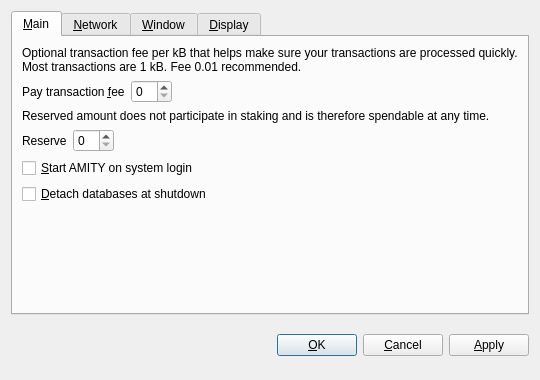
<?xml version="1.0" encoding="UTF-8"?>
<ui version="4.0">
 <class>OptionsDialog</class>
 <widget class="QDialog" name="OptionsDialog">
  <property name="geometry">
   <rect>
    <x>0</x>
    <y>0</y>
    <width>540</width>
    <height>380</height>
   </rect>
  </property>
  <property name="windowTitle">
   <string>Options</string>
  </property>
  <property name="modal">
   <bool>true</bool>
  </property>
  <layout class="QVBoxLayout" name="verticalLayout">
   <item>
    <widget class="QTabWidget" name="tabWidget">
     <property name="tabPosition">
      <enum>QTabWidget::North</enum>
     </property>
     <property name="currentIndex">
      <number>0</number>
     </property>
     <widget class="QWidget" name="tabMain">
      <attribute name="title">
       <string>&amp;Main</string>
      </attribute>
      <layout class="QVBoxLayout" name="verticalLayout_Main">
       <item>
        <widget class="QLabel" name="transactionFeeInfoLabel">
         <property name="text">
          <string>Optional transaction fee per kB that helps make sure your transactions are processed quickly. Most transactions are 1 kB. Fee 0.01 recommended.</string>
         </property>
         <property name="textFormat">
          <enum>Qt::PlainText</enum>
         </property>
         <property name="wordWrap">
          <bool>true</bool>
         </property>
        </widget>
       </item>
       <item>
        <layout class="QHBoxLayout" name="horizontalLayoutFee">
         <item>
          <widget class="QLabel" name="transactionFeeLabel">
           <property name="text">
            <string>Pay transaction &amp;fee</string>
           </property>
           <property name="textFormat">
            <enum>Qt::PlainText</enum>
           </property>
           <property name="buddy">
            <cstring>transactionFee</cstring>
           </property>
          </widget>
         </item>
         <item>
          <widget class="BitcoinAmountField" name="transactionFee"/>
         </item>
         <item>
          <spacer name="horizontalSpacerFee">
           <property name="orientation">
            <enum>Qt::Horizontal</enum>
           </property>
           <property name="sizeHint" stdset="0">
            <size>
             <width>40</width>
             <height>20</height>
            </size>
           </property>
          </spacer>
         </item>
        </layout>
       </item>
       <item>
        <widget class="QLabel" name="reserveBalanceInfoLabel">
         <property name="text">
          <string>Reserved amount does not participate in staking and is therefore spendable at any time.</string>
         </property>
         <property name="textFormat">
          <enum>Qt::PlainText</enum>
         </property>
         <property name="wordWrap">
          <bool>true</bool>
         </property>
        </widget>
       </item>
       <item>
        <layout class="QHBoxLayout" name="horizontalLayoutReserveBalance">
         <item>
          <widget class="QLabel" name="reserveBalanceLabel">
           <property name="text">
            <string>Reserve</string>
           </property>
           <property name="textFormat">
            <enum>Qt::PlainText</enum>
           </property>
           <property name="buddy">
            <cstring>reserveBalance</cstring>
           </property>
          </widget>
         </item>
         <item>
          <widget class="BitcoinAmountField" name="reserveBalance"/>
         </item>
         <item>
          <spacer name="horizontalSpacerReserveBalance">
           <property name="orientation">
            <enum>Qt::Horizontal</enum>
           </property>
           <property name="sizeHint" stdset="0">
            <size>
             <width>40</width>
             <height>20</height>
            </size>
           </property>
          </spacer>
         </item>
        </layout>
       </item>
       <item>
        <widget class="QCheckBox" name="bitcoinAtStartup">
         <property name="toolTip">
          <string>Automatically start AMITY after logging in to the system.</string>
         </property>
         <property name="text">
          <string>&amp;Start AMITY on system login</string>
         </property>
        </widget>
       </item>
       <item>
        <widget class="QCheckBox" name="detachDatabases">
         <property name="toolTip">
          <string>Detach block and address databases at shutdown. This means they can be moved to another data directory, but it slows down shutdown. The wallet is always detached.</string>
         </property>
         <property name="text">
          <string>&amp;Detach databases at shutdown</string>
         </property>
        </widget>
       </item>
       <item>
        <spacer name="verticalSpacer_Main">
         <property name="orientation">
          <enum>Qt::Vertical</enum>
         </property>
         <property name="sizeHint" stdset="0">
          <size>
           <width>20</width>
           <height>40</height>
          </size>
         </property>
        </spacer>
       </item>
      </layout>
     </widget>
     <widget class="QWidget" name="tabNetwork">
      <attribute name="title">
       <string>&amp;Network</string>
      </attribute>
      <layout class="QVBoxLayout" name="verticalLayout_Network">
       <item>
        <widget class="QCheckBox" name="mapPortUpnp">
         <property name="toolTip">
          <string>Automatically open the AMITY client port on the router. This only works when your router supports UPnP and it is enabled.</string>
         </property>
         <property name="text">
          <string>Map port using &amp;UPnP</string>
         </property>
        </widget>
       </item>
       <item>
        <widget class="QCheckBox" name="connectSocks">
         <property name="toolTip">
          <string>Connect to the AMITY network through a SOCKS proxy (e.g. when connecting through Tor).</string>
         </property>
         <property name="text">
          <string>&amp;Connect through SOCKS proxy:</string>
         </property>
        </widget>
       </item>
       <item>
        <layout class="QHBoxLayout" name="horizontalLayout_Network">
         <item>
          <widget class="QLabel" name="proxyIpLabel">
           <property name="text">
            <string>Proxy &amp;IP:</string>
           </property>
           <property name="textFormat">
            <enum>Qt::PlainText</enum>
           </property>
           <property name="buddy">
            <cstring>proxyIp</cstring>
           </property>
          </widget>
         </item>
         <item>
          <widget class="QValidatedLineEdit" name="proxyIp">
           <property name="maximumSize">
            <size>
             <width>140</width>
             <height>16777215</height>
            </size>
           </property>
           <property name="toolTip">
            <string>IP address of the proxy (e.g. 127.0.0.1)</string>
           </property>
          </widget>
         </item>
         <item>
          <widget class="QLabel" name="proxyPortLabel">
           <property name="text">
            <string>&amp;Port:</string>
           </property>
           <property name="textFormat">
            <enum>Qt::PlainText</enum>
           </property>
           <property name="buddy">
            <cstring>proxyPort</cstring>
           </property>
          </widget>
         </item>
         <item>
          <widget class="QLineEdit" name="proxyPort">
           <property name="maximumSize">
            <size>
             <width>55</width>
             <height>16777215</height>
            </size>
           </property>
           <property name="toolTip">
            <string>Port of the proxy (e.g. 9050)</string>
           </property>
          </widget>
         </item>
         <item>
          <widget class="QLabel" name="socksVersionLabel">
           <property name="text">
            <string>SOCKS &amp;Version:</string>
           </property>
           <property name="textFormat">
            <enum>Qt::PlainText</enum>
           </property>
           <property name="buddy">
            <cstring>socksVersion</cstring>
           </property>
          </widget>
         </item>
         <item>
          <widget class="QValueComboBox" name="socksVersion">
           <property name="toolTip">
            <string>SOCKS version of the proxy (e.g. 5)</string>
           </property>
          </widget>
         </item>
         <item>
          <spacer name="horizontalSpacer_Network">
           <property name="orientation">
            <enum>Qt::Horizontal</enum>
           </property>
           <property name="sizeHint" stdset="0">
            <size>
             <width>40</width>
             <height>20</height>
            </size>
           </property>
          </spacer>
         </item>
        </layout>
       </item>
       <item>
        <spacer name="verticalSpacer_Network">
         <property name="orientation">
          <enum>Qt::Vertical</enum>
         </property>
         <property name="sizeHint" stdset="0">
          <size>
           <width>20</width>
           <height>40</height>
          </size>
         </property>
        </spacer>
       </item>
      </layout>
     </widget>
     <widget class="QWidget" name="tabWindow">
      <attribute name="title">
       <string>&amp;Window</string>
      </attribute>
      <layout class="QVBoxLayout" name="verticalLayout_Window">
       <item>
        <widget class="QCheckBox" name="minimizeToTray">
         <property name="toolTip">
          <string>Show only a tray icon after minimizing the window.</string>
         </property>
         <property name="text">
          <string>&amp;Minimize to the tray instead of the taskbar</string>
         </property>
        </widget>
       </item>
       <item>
        <widget class="QCheckBox" name="minimizeOnClose">
         <property name="toolTip">
          <string>Minimize instead of exit the application when the window is closed. When this option is enabled, the application will be closed only after selecting Quit in the menu.</string>
         </property>
         <property name="text">
          <string>M&amp;inimize on close</string>
         </property>
        </widget>
       </item>
       <item>
        <spacer name="verticalSpacer_Window">
         <property name="orientation">
          <enum>Qt::Vertical</enum>
         </property>
         <property name="sizeHint" stdset="0">
          <size>
           <width>20</width>
           <height>40</height>
          </size>
         </property>
        </spacer>
       </item>
      </layout>
     </widget>
     <widget class="QWidget" name="tabDisplay">
      <attribute name="title">
       <string>&amp;Display</string>
      </attribute>
      <layout class="QVBoxLayout" name="verticalLayout_Display">
       <item>
        <layout class="QHBoxLayout" name="horizontalLayout_1_Display">
         <item>
          <widget class="QLabel" name="langLabel">
           <property name="text">
            <string>User Interface &amp;language:</string>
           </property>
           <property name="textFormat">
            <enum>Qt::PlainText</enum>
           </property>
           <property name="buddy">
            <cstring>lang</cstring>
           </property>
          </widget>
         </item>
         <item>
          <widget class="QValueComboBox" name="lang">
           <property name="toolTip">
            <string>The user interface language can be set here. This setting will take effect after restarting AMITY.</string>
           </property>
          </widget>
         </item>
        </layout>
       </item>
       <item>
        <layout class="QHBoxLayout" name="horizontalLayout_2_Display">
         <item>
          <widget class="QLabel" name="unitLabel">
           <property name="text">
            <string>&amp;Unit to show amounts in:</string>
           </property>
           <property name="textFormat">
            <enum>Qt::PlainText</enum>
           </property>
           <property name="buddy">
            <cstring>unit</cstring>
           </property>
          </widget>
         </item>
         <item>
          <widget class="QValueComboBox" name="unit">
           <property name="toolTip">
            <string>Choose the default subdivision unit to show in the interface and when sending coins.</string>
           </property>
          </widget>
         </item>
        </layout>
       </item>
       <item>
        <widget class="QCheckBox" name="displayAddresses">
         <property name="toolTip">
          <string>Whether to show AMITY addresses in the transaction list or not.</string>
         </property>
         <property name="text">
          <string>&amp;Display addresses in transaction list</string>
         </property>
        </widget>
       </item>
       <item>
        <widget class="QCheckBox" name="coinControlFeatures">
         <property name="toolTip">
          <string>Whether to show coin control features or not.</string>
         </property>
         <property name="text">
          <string>Display coin &amp;control features (experts only!)</string>
         </property>
        </widget>
       </item>
       <item>
        <spacer name="verticalSpacer_Display">
         <property name="orientation">
          <enum>Qt::Vertical</enum>
         </property>
         <property name="sizeHint" stdset="0">
          <size>
           <width>20</width>
           <height>40</height>
          </size>
         </property>
        </spacer>
       </item>
      </layout>
     </widget>
    </widget>
   </item>
   <item>
    <layout class="QHBoxLayout" name="horizontalLayout_Buttons">
     <item>
      <spacer name="horizontalSpacer_1">
       <property name="orientation">
        <enum>Qt::Horizontal</enum>
       </property>
       <property name="sizeHint" stdset="0">
        <size>
         <width>40</width>
         <height>48</height>
        </size>
       </property>
      </spacer>
     </item>
     <item>
      <widget class="QLabel" name="statusLabel">
       <property name="font">
        <font>
         <weight>75</weight>
         <bold>true</bold>
        </font>
       </property>
       <property name="text">
        <string/>
       </property>
       <property name="textFormat">
        <enum>Qt::PlainText</enum>
       </property>
       <property name="wordWrap">
        <bool>true</bool>
       </property>
      </widget>
     </item>
     <item>
      <spacer name="horizontalSpacer_2">
       <property name="orientation">
        <enum>Qt::Horizontal</enum>
       </property>
       <property name="sizeHint" stdset="0">
        <size>
         <width>40</width>
         <height>48</height>
        </size>
       </property>
      </spacer>
     </item>
     <item>
      <widget class="QPushButton" name="okButton">
       <property name="text">
        <string>&amp;OK</string>
       </property>
      </widget>
     </item>
     <item>
      <widget class="QPushButton" name="cancelButton">
       <property name="text">
        <string>&amp;Cancel</string>
       </property>
       <property name="autoDefault">
        <bool>false</bool>
       </property>
      </widget>
     </item>
     <item>
      <widget class="QPushButton" name="applyButton">
       <property name="text">
        <string>&amp;Apply</string>
       </property>
       <property name="autoDefault">
        <bool>false</bool>
       </property>
      </widget>
     </item>
    </layout>
   </item>
  </layout>
 </widget>
 <customwidgets>
  <customwidget>
   <class>BitcoinAmountField</class>
   <extends>QSpinBox</extends>
   <header>bitcoinamountfield.h</header>
  </customwidget>
  <customwidget>
   <class>QValueComboBox</class>
   <extends>QComboBox</extends>
   <header>qvaluecombobox.h</header>
  </customwidget>
  <customwidget>
   <class>QValidatedLineEdit</class>
   <extends>QLineEdit</extends>
   <header>qvalidatedlineedit.h</header>
  </customwidget>
 </customwidgets>
 <resources/>
 <connections/>
</ui>
